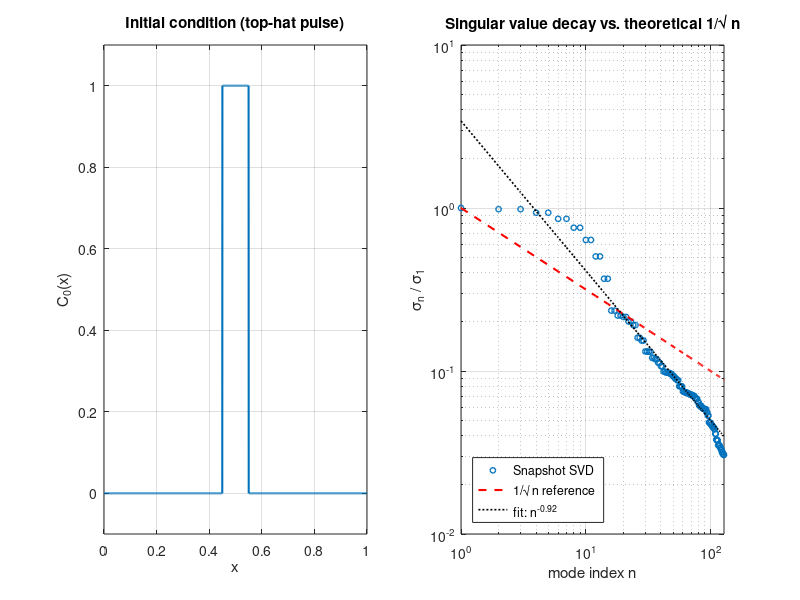

Write the MATLAB code that produced this figure.
%% 1D Pure Advection: Illustrating the Theoretical 1/sqrt(n) Singular Value Decay
%
% Demonstrates a well-known result from the reduced-order modeling
% literature (Ohlberger & Rave 2015; Greif & Urban 2019, "Decay of the
% Kolmogorov N-width for wave problems"): for a discontinuous
% ("top-hat"/square-wave) profile transported periodically, the
% singular values of the snapshot matrix decay only algebraically, with
% envelope  sigma_n ~ C/sqrt(n)  -- in sharp contrast to the exponential
% decay typical of smooth or diffusive problems (recall the earlier
% discussion on tuning advection-diffusion setups for slow POD decay).
%
% To isolate this PURELY TRANSPORT-DRIVEN phenomenon from any numerical
% scheme artifacts (dispersion, dissipation, Gibbs ringing from a
% finite-difference solver -- see the earlier discussion of Godunov's
% theorem), this script advances the advection equation using its EXACT
% solution on a periodic grid:
%
%       C(x,t) = C0( x - u*t  mod L )
%
% realized as an exact integer-pixel circshift of the initial profile,
% so every "snapshot" is the exact solution of  dC/dt + u*dC/dx = 0,
% with zero discretization error.
%
% NOTE ON PARAMETER CHOICE: the clean 1/sqrt(n) envelope is the
% asymptotic behavior of the CONTINUOUS translation manifold
% {C0(.-u t) : t in [0,T]}. To see it numerically you want the spatial
% grid to be well-resolved (Ngrid large) relative to the number of
% snapshots (Nsnap moderate) -- i.e. many more spatial DOFs than time
% samples. If you instead take Nsnap = Ngrid with a shift of exactly 1
% cell per snapshot, the snapshot matrix becomes an exact circulant
% matrix and its singular values are just the magnitudes of the DFT of
% C0, which decay like 1/n (faster, and a different phenomenon) --  a
% good example of how the discrete experiment can quietly change what
% it's actually measuring if the sampling ratio isn't chosen carefully.
%
% Author: Generated by Claude
% -------------------------------------------------------------------

clear; clc; close all;

%% ------------------- Parameters ---------------------------------------
L      = 1.0;      % domain length (periodic)
Ngrid  = 2048;      % spatial grid points (fine, to resolve the jump well)
u      = 1.0;       % advection speed
Nsnap  = 128;       % snapshots taken over ONE FULL PERIOD T = L/u
                     % (kept << Ngrid -- see note above)
w      = 0.1*L;      % width of the top-hat (indicator) pulse

assert(mod(Ngrid, Nsnap) == 0, ...
    'Ngrid must be divisible by Nsnap so each snapshot shift is an exact number of grid cells.');
shift_per_snap = Ngrid / Nsnap;

%% ------------------- Grid and initial condition -------------------------
dx = L/Ngrid;
x  = (0:Ngrid-1)'*dx;

xc = 0.5*L;
dist = mod(x - xc + L/2, L) - L/2;    % periodic (shortest) distance to center
C0 = double(abs(dist) < w/2);          % top-hat / indicator pulse

%% ------------------- Generate exact snapshots via periodic shifting ------
% C(:,k) is the EXACT solution at t = (k-1)*T/Nsnap, obtained by
% circularly shifting C0 by (k-1)*shift_per_snap grid cells.
Xsnap = zeros(Ngrid, Nsnap);
for k = 1:Nsnap
    Xsnap(:,k) = circshift(C0, (k-1)*shift_per_snap);
end

t_period = L/u;
fprintf('Grid points: %d, snapshots: %d (one full period T = %.4g)\n', Ngrid, Nsnap, t_period);

%% ------------------- Singular value decomposition -------------------------
[~, S, ~] = svd(Xsnap, 'econ');
sigma = diag(S);
sigma = sigma / sigma(1);      % normalize: sigma(1) = 1

n = (1:numel(sigma))';

%% ------------------- Fit the observed decay rate ---------------------------
% Fit sigma_n ~ C*n^p over a mid-range window (avoid pre-asymptotic small
% n and the very tail, which is limited by finite Ngrid/Nsnap).
fit_range = round(0.1*Nsnap) : round(0.7*Nsnap);
p = polyfit(log(n(fit_range)), log(sigma(fit_range)), 1);
fprintf('Fitted decay exponent p = %.3f  (theory predicts p = -0.5)\n', p(1));

%% ------------------- Compare against theoretical 1/sqrt(n) envelope -------
ref = 1./sqrt(n);

figure('Color','w','Position',[100 100 950 420]);

subplot(1,2,1);
plot(x, C0, 'LineWidth', 1.5); grid on;
xlabel('x'); ylabel('C_0(x)');
title('Initial condition (top-hat pulse)');
ylim([-0.1 1.1]);

subplot(1,2,2);
loglog(n, sigma, 'o', 'MarkerSize', 4, 'LineWidth', 1); hold on;
loglog(n, ref, 'r--', 'LineWidth', 1.5);
loglog(n, exp(polyval(p,log(n))), 'k:', 'LineWidth', 1.2);
grid on; xlabel('mode index n'); ylabel('\sigma_n / \sigma_1');
title('Singular value decay vs. theoretical 1/\surd n');
legend('Snapshot SVD', '1/\surd n reference', ...
       sprintf('fit: n^{%.2f}', p(1)), 'Location', 'southwest');
xlim([1 Nsnap]);

fprintf('sigma_n at n=%d: %.4e   (1/sqrt(n) reference: %.4e)\n', ...
        Nsnap, sigma(end), ref(end));
